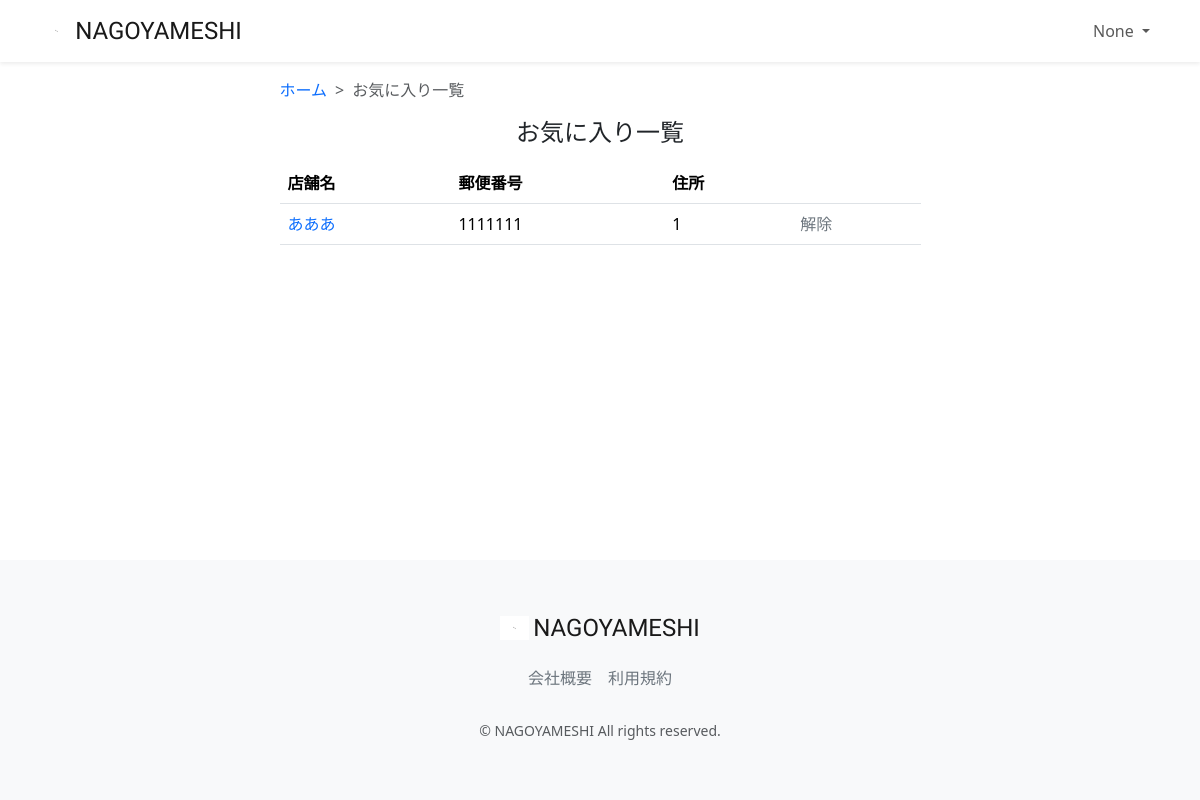
The app's page /favorite-list/ (signed in), older data.
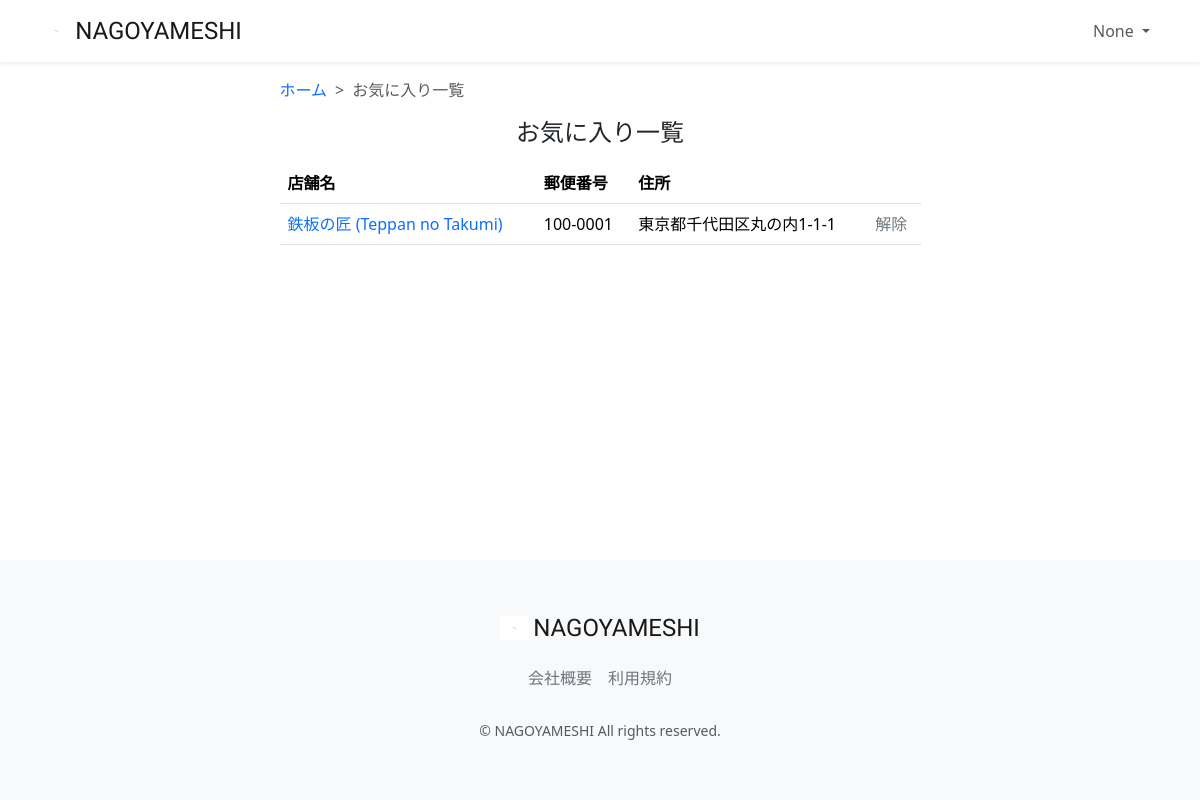
The same page, newer data.
### restaurant/models.py (models this page shows, shortened)
class Favorite(models.Model):
    user = models.ForeignKey(CustomUser, verbose_name='ユーザー', on_delete=models.PROTECT, null=True, blank=True)
    restaurant = models.ForeignKey(Restaurant, verbose_name='レストラン', on_delete=models.PROTECT)
    created_at = models.DateTimeField(verbose_name='お気に入り登録日時', auto_now_add=True)
    updated_at = models.DateTimeField(verbose_name='お気に入り更新日時', auto_now=True)
    class Meta:
        verbose_name_plural = 'Favorite'

class Restaurant(models.Model):
    name = models.CharField(verbose_name='店舗名', max_length=64)
    description = models.CharField(verbose_name='説明', max_length=128)
    price = models.CharField(verbose_name='価格帯', max_length=32)
    zip_code = models.CharField(verbose_name='郵便番号', max_length=32)
    address = models.CharField(verbose_name='住所', max_length=128)
    business_time = models.CharField(verbose_name='営業時間', max_length=64)
    close_day_of_week = models.CharField(verbose_name='定休日', max_length=32)
    seats_number = models.CharField(verbose_name='座席数', max_length=32)
    category = models.ForeignKey(Category, verbose_name='カテゴリー', on_delete=models.PROTECT)
    rate = models.FloatField(verbose_name='レート', default=0.0)
    review_num = models.IntegerField(verbose_name='レビュー数', default=0)
    reservation_num = models.IntegerField(verbose_name='予約数', default=0)
    photo = models.ImageField(verbose_name='写真', blank=True, null=True)
    created_at = models.DateTimeField(verbose_name='作成日時', auto_now_add=True)
    updated_at = models.DateTimeField(verbose_name='更新日時', auto_now=True)
    class Meta:
        verbose_name_plural = 'Restaurant'

### restaurant/views.py (the view)
# urls.py: path("favorite-list/", views.FavoriteListView.as_view(),
class FavoriteListView(generic.ListView):
    model = models.Favorite
    template_name = 'favorite/favorite_list.html'
    def get_queryset(self):
        user_id = self.request.user.id
        queryset =models.Favorite.objects.filter(user_id=user_id).order_by('-created_at')
        return queryset

### restaurant/templates/favorite/favorite_list.html (shortened to what this page needs)
{% extends "layout/base.html" %}
{% load static %}
{% block content %}
<main>
    <div class="container nagoyameshi-container pb-5">
        <div class="row justify-content-center">
            <div class="col-xxl-6 col-xl-7 col-lg-8 col-md-10">
                <nav class="my-3" style="--bs-breadcrumb-divider: '>';" aria-label="breadcrumb">
                    <ol class="breadcrumb mb-0">
                        <li class="breadcrumb-item"><a href="{% url 'top_page' %}">ホーム</a></li>
                        <li class="breadcrumb-item active" aria-current="page">お気に入り一覧</li>
                    </ol>
                </nav>
                <h1 class="mb-3 text-center">お気に入り一覧</h1>
                <table class="table">
                    <thead>
                        <tr>
                            <th scope="col">店舗名</th>
                            <th scope="col">郵便番号</th>
                            <th scope="col">住所</th>
                            <th scope="col"></th>
                        </tr>
                    </thead>
                    <tbody>
                        {% for favorite in object_list %}
                        <tr>
                            <td>
                                <a href="{% url 'restaurant_detail' favorite.restaurant.id %}">
                                    {{ favorite.restaurant.name }}
                                </a>
                            </td>
                            <td>{{ favorite.restaurant.zip_code }}</td>
                            <td>{{ favorite.restaurant.address }}</td>
                            <td>
                                <a href="#" class="link-secondary"
                                   data-bs-toggle="modal"
                                   data-bs-target="#removeFavoriteModal"
                                   data-favorite-id="{{ favorite.id }}"
                                   data-restaurant-name="{{ favorite.restaurant.name }}">
                                    解除
                                </a>
                            </td>
                        </tr>
                        {% endfor %}
                    </tbody>
                </table>
            </div>
        </div>
    </div>
</main>
{% endblock %}

Row changes from the older to the newer data that the page shows:
removed Favorite: restaurant.name "あああ", restaurant.zip_code "1111111", restaurant.address "1"
added Favorite: restaurant.name "鉄板の匠 (Teppan no Takumi)", restaurant.zip_code "100-0001", restaurant.address "東京都千代田区丸の内1-1-1"
